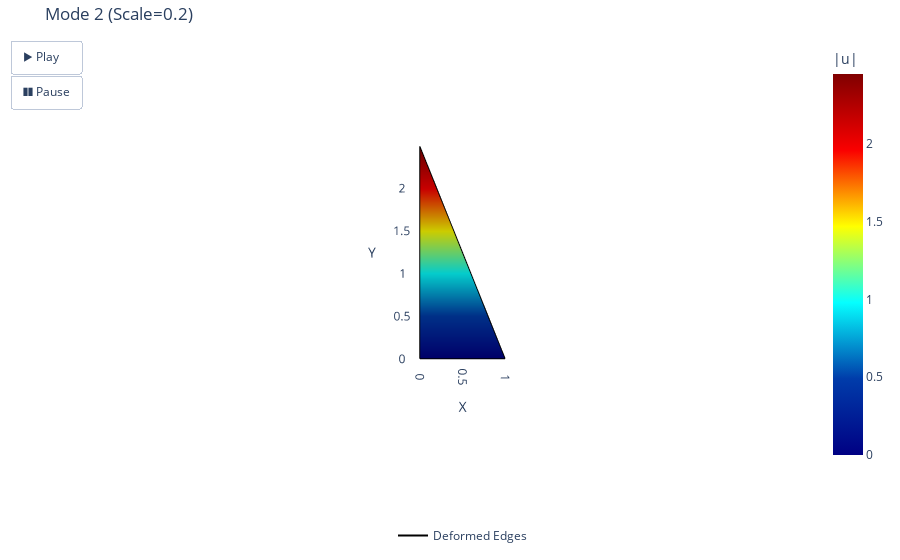

The code cell stored with this chart in its notebook:
### Code cell
Ed = extract_dofs(a, edofs)
fig = plot_deformed_mesh(nodes, elements, Ed, scale=.2, field="utuxotal", title=f"Mode {mode}", cycles=3, duration=2)
fig.show()

### Figure 1 — Plotly figure (JSON) as saved in the notebook; plotly's stock layout.template omitted (floating-point values rounded to 4 significant figures)
{"data": [{"color": "lightgray", "hoverinfo": "skip", "i": [0], "j": [1], "k": [2], "name": "Original", "opacity": 0.4, "type": "mesh3d", "x": [0, 1, 0], "y": [0, 0, 2], "z": [0, 0, 0]}, {"cmax": 2.449, "cmin": 0, "colorbar": {"title": {"text": "|u|"}}, "colorscale": [[0, "rgb(0,0,131)"], [0.2, "rgb(0,60,170)"], [0.4, "rgb(5,255,255)"], [0.6, "rgb(255,255,0)"], [0.8, "rgb(250,0,0)"], [1, "rgb(128,0,0)"]], "hoverinfo": "text", "i": [0], "intensity": [0, 0, 2.449], "intensitymode": "vertex", "j": [1], "k": [2], "name": "Deformed", "showscale": true, "text": ["|u|: 0", "|u|: 0", "|u|: 2.449"], "type": "mesh3d", "x": [0, 1, 0], "y": [0, 0, 2.49], "z": [0, 0, 0]}, {"hoverinfo": "x+y+z+name", "line": {"color": "black", "width": 2}, "mode": "lines", "name": "Deformed Edges", "showlegend": true, "type": "scatter3d", "x": [0, 1, null, 1, 0, null, 0, 0, null], "y": [0, 0, null, 0, 2.49, null, 2.49, 0, null], "z": [0, 0, null, 0, 0, null, 0, 0, null]}], "layout": {"dragmode": "pan", "legend": {"orientation": "h", "x": 0.5, "xanchor": "center", "y": -0.2, "yanchor": "bottom"}, "margin": {"b": 70, "l": 10, "r": 10, "t": 40}, "scene": {"aspectmode": "manual", "aspectratio": {"x": 0.4016, "y": 1, "z": 0.001}, "camera": {"center": {"x": 0, "y": 0, "z": 0}, "eye": {"x": 0, "y": 0, "z": 2}, "projection": {"type": "orthographic"}, "up": {"x": 0, "y": 1, "z": 0}}, "xaxis": {"autorange": false, "range": [0, 1], "showgrid": false, "title": {"text": "X"}, "zeroline": false}, "yaxis": {"autorange": false, "range": [0, 2.49], "showgrid": false, "title": {"text": "Y"}, "zeroline": false}, "zaxis": {"visible": false}}, "title": {"text": "Mode 2 (Scale=0.2)"}, "updatemenus": [{"buttons": [{"args": [null, {"frame": {"duration": 22, "redraw": true}, "fromcurrent": true}], "label": "▶ Play", "method": "animate"}, {"args": [[null], {"frame": {"duration": 0, "redraw": true}, "mode": "immediate"}], "label": "❚❚ Pause", "method": "animate"}], "showactive": false, "type": "buttons"}]}}
